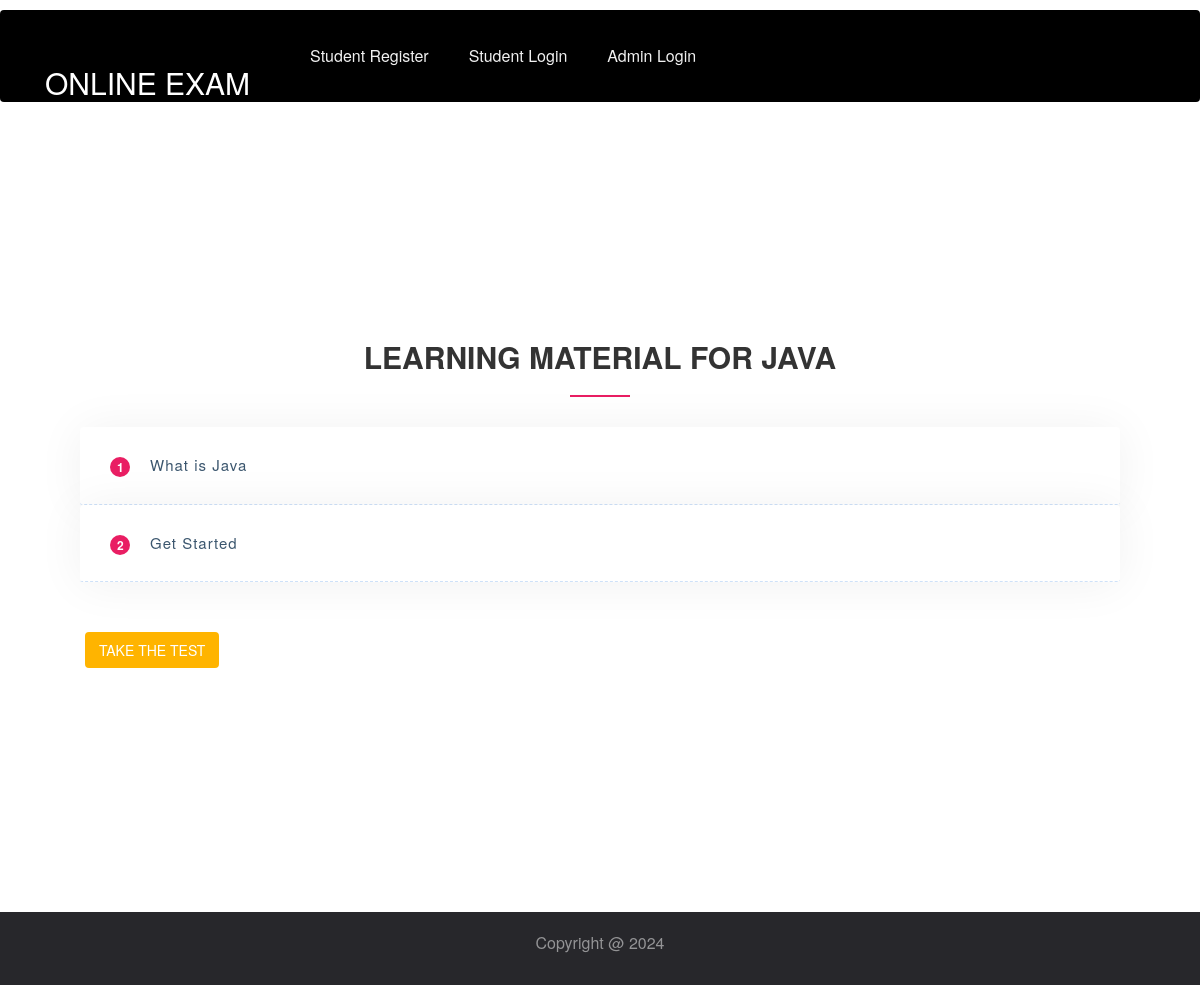
The app's page /material/2/ with its own data.
### app/models.py (models this page shows, shortened)
class Study_Material(models.Model):
	category = models.ForeignKey(Question_Category, on_delete=models.CASCADE,null=True)
	title = models.CharField('Title', max_length=255)
	content = models.TextField('Content', max_length=3000)

class Question_Category(models.Model):
	name = models.CharField('Category Name', max_length=255)
	def __str__(self):
		return self.name

### app/views.py (the view)
# urls.py: path('material/<int:pk>/',views.material,name="material"),
def material(request,pk):
	row = Study_Material.objects.filter(category=pk)
	return render(request,'material.html',{'row':row,'pk':pk})

### app/templates/material.html (shortened to what this page needs)
{% include 'temheader.html' %}
<section class="faq-section">
<div class="container" style="background: #FFF;padding: 50px 50px 200px;">
  <div class="row">
                    <div class="col-md-6 offset-md-3">
                        <div class="faq-title text-center pb-3">
                            <h2 style="margin-top: 100px;text-transform: uppercase;">LEARNING MATERIAL FOR {% for i in row %}
   {% if forloop.last %}{{ i.category }} {% endif %}
{% endfor %}</h2>
                        </div>
                    </div>
                    {% for i in row %}
                    <div class="col-md-12">
                        <div class="faq" id="accordion">
                            <div class="card">
                                <div class="card-header" id="faqHeading-1">
                                    <div class="mb-0">
                                        <h5 class="faq-title" data-toggle="collapse" data-target="#faqCollapse-{{forloop.counter}}" data-aria-expanded="true" data-aria-controls="faqCollapse-1">
                                            <span class="badge">{{forloop.counter}}</span>{{i.title}}
                                        </h5>
                                    </div>
                                </div>
                            </div>
                        </div>
                    </div>
                    {% endfor %}
                    {% if row %}
                    <div style="margin-top:50px;margin-left:20px;"><a href="{% url 'exam' %}?category={{pk}}" class="btn btn-primary">TAKE THE TEST</a></div>
                  </div>
                  {% endif %}
                </div>
                </section>
                  <link rel="stylesheet" href="https://maxcdn.bootstrapcdn.com/bootstrap/3.4.1/css/bootstrap.min.css">
{% include 'temfooter.html' %}

### app/templates/material.html (style rules this page uses)
.faq-section { min-height: 100vh; padding: 10vh 0 0; }
.faq-title h2 { position: relative; margin-bottom: 45px; display: inline-block; font-weight: 600; line-height: 1; }
.faq-title h2::before { content: ""; position: absolute; left: 50%; width: 60px; height: 2px; background: #E91E63; bottom: -25px; margin-left: -30px; }
.faq { background: #FFFFFF; box-shadow: 0 2px 48px 0 rgba(0, 0, 0, 0.06); border-radius: 4px; }
.faq .card { border: none; background: none; border-bottom: 1px dashed #CEE1F8; }
.faq .card .card-header { padding: 0px; border: none; background: none; -webkit-transition: all 0.3s ease 0s; -moz-transition: all 0.3s ease 0s; -o-transition: all 0.3s ease 0s; transition: all 0.3s ease 0s; }
.faq .card .card-header .faq-title { width: 100%; text-align: left; padding: 0px; padding-left: 30px; padding-right: 30px; font-weight: 400; font-size: 15px; letter-spacing: 1px; color: #3B566E; text-decoration: none !important; -webkit-transition: all 0.3s ease 0s; -moz-transition: all 0.3s ease 0s; -o-transition: all 0.3s ease 0s; transition: all 0.3s ease 0s; cursor: pointer; padding-top: 20px; padding-bottom: 20px; }
.faq .card .card-header .faq-title .badge { display: inline-block; width: 20px; height: 20px; line-height: 14px; float: left; -webkit-border-radius: 100px; -moz-border-radius: 100px; border-radius: 100px; text-align: center; background: #E91E63; color: #fff; font-size: 12px; margin-right: 20px; }

### records on screen
Study_Material: category "JAVA", title "Get Started"
Study_Material: title "What is Java"
